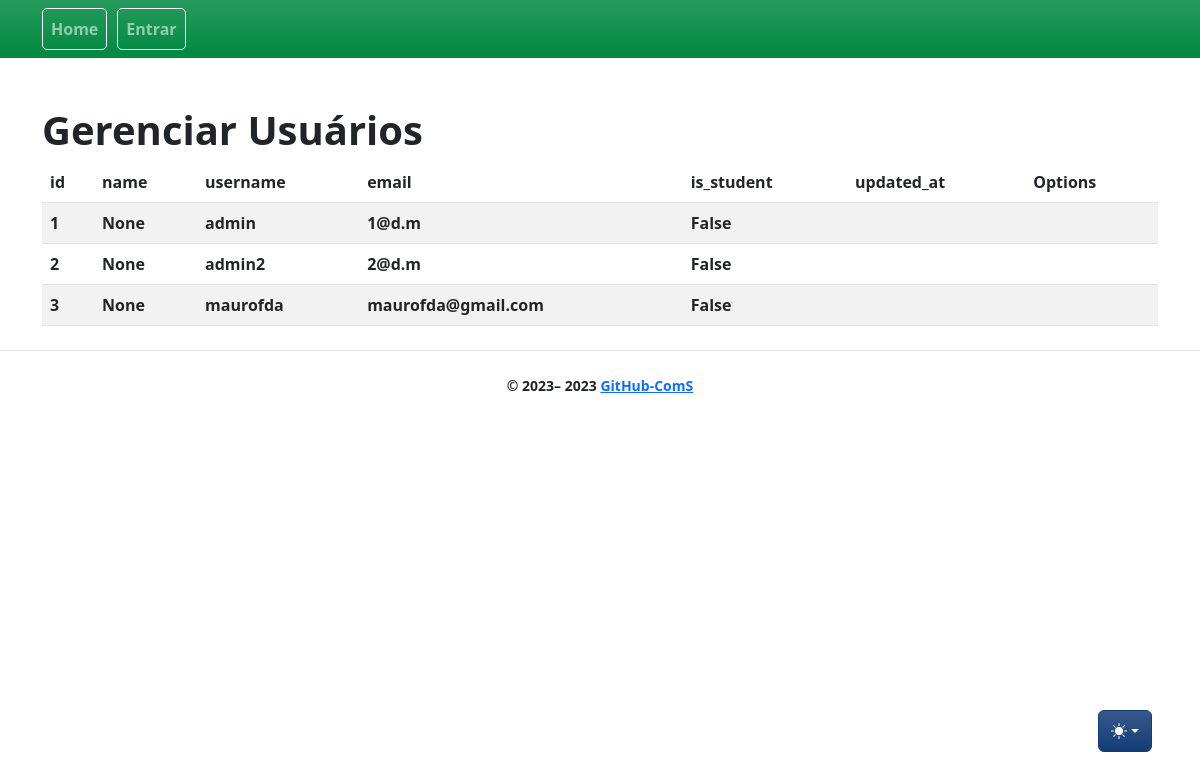
The app's page /users/, older data.
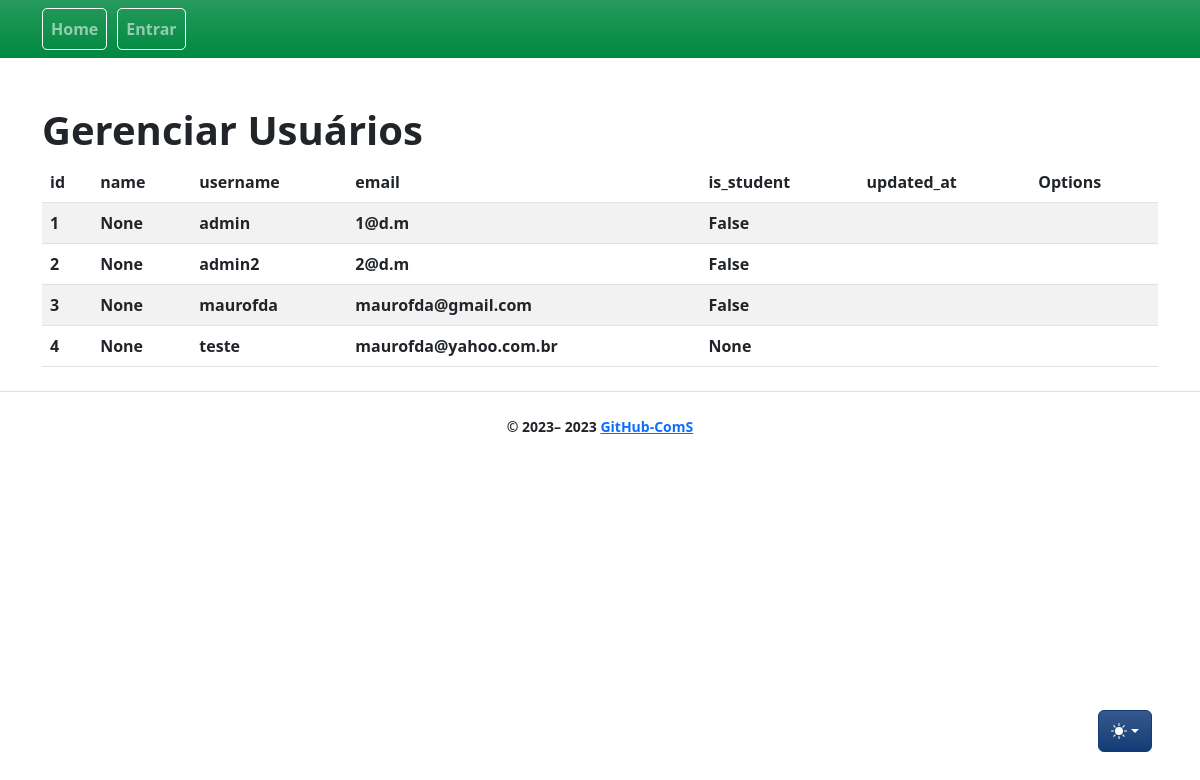
The same page, newer data.
### app/models/user.py (models this page shows, shortened)
class User(UserMixin, db.Model):
    __tablename__ = "user"
    id = db.Column(db.Integer, primary_key=True)
    name = db.Column(db.String, nullable=True)
    username = db.Column(db.String(80), unique=True, nullable=False)
    email = db.Column(db.String(120), unique=True, nullable=False)
    pwd = db.Column(db.String(300), nullable=False)
    is_student = db.Column(db.BOOLEAN)

### app/controllers/users_controllers.py (the view)
@bp.route("/", methods=["GET", "POST"])
def index():
    users = User.query.all()
    return render_template(_j.index, entities=users, **properties)

### app/templates/users/index.jinja2 (shortened to what this page needs)
{% extends "base.jinja2" %}
{% from 'bootstrap5/utils.html' import render_icon %}
{% from 'macros/component_confirm_modal.jinja2' import confirmModalMacro, confirmModalScript %}
{% block head %}
{{ super() }}
{% endblock %}
{% block content %}
<div class="table-wrapper">
    <div class="table-title">
        <div class="row">
            <div class="col-sm-6">
                <h1>Gerenciar {{title}}</h1>
            </div>
            <div class="col-sm-6">
            </div>
        </div>
    </div>
    <table class="table table-striped table-hover">
        <thead>
            <tr>
                {% for field in list_fields %}
                <th>{{ field }}</th>
                {% endfor %}
                <th>Options</th>
            </tr>
        </thead>
        <tbody>
            {% for entity in entities %}
            <tr>
                {% for field in list_fields %}
                <td>{{ entity[field] }}</td>
                {% endfor %}
                <td>
                    <a class="btn" href="{{ url_for('users.edit', id=entity.id) }}" data-toggle="tooltip"
                        data-placement="top" title="Tooltip on top"></a>
                    <a  href="#" class="btn clickForActionToConfirm" entity-id="{{entity.id}}" data-bs-toggle="modal"
                        data-bs-target="#modalConfirm" data-entity-reference="{{entity.username}}"
                        data-action="{{url_for('users.delete', id=entity.id)}}" data-action-text="delete" title="delete">
                    </a>
                </td>
            </tr>
            {% endfor %}
        </tbody>
    </table>
</div>
{% endblock %}

### app/templates/base.jinja2 (shortened to what this page needs)
{% from 'bootstrap5/utils.html' import render_messages %}
{% from 'bootstrap5/form.html' import render_form %}
{% from 'bootstrap5/nav.html' import render_nav_item, render_breadcrumb_item %}
<!doctype html>
<html lang="pt-BR" data-bs-theme="auto">
  <head>
    {% block head %}
    {% block styles %}
    {{ bootstrap.load_css() }}
    <link href="/static/css/bootstrap.min.css" rel="stylesheet" type="text/css">
    {% endblock %}
    {% endblock %}
  </head>
  <body >
    <nav style="background:#008940;" class="navbar navbar-dark navbar-expand-lg mb-5 fs-6 fw-semibold mobile-toggler bg-gradient" >
      <div class="container" >
        <div class="collapse navbar-collapse text-white nav-pills" id="navbarSupportedContent">
          <ul class="navbar-nav mr-auto">
            <div class="nav_bar_box" >
              {{ render_nav_item('main.index', 'Home') }}
            </div>
            {% if current_user.is_authenticated %}
            <div class="nav_bar_box">
              {{ render_nav_item('solicitations.index', 'Solicitações') }}
            </div>
            <div class="nav_bar_box">
              {{ render_nav_item ('auth.upload', 'Docs') }}
            </div>
          </ul>
        </div>
        <div>
          <ul class="navbar-nav collapse navbar-collapse mr-auto " id="navbarSupportedContent">
            <form class="d-flex" role="search">
              <input class="form-control form-control me-1 bg-221259 container-fluid" type="search"
                placeholder="Filtrar" aria-label="Search" id="filter">
              <button class="btn btn-outline-light me-5" type="submit">Buscar</button>
            </form>
          </ul>
        </div>
        <div>
          <ul class="navbar-nav collapse navbar-collapse me-0" id="navbarSupportedContent">
            <div class="nav_bar_box ms-0">
              {{ render_nav_item('auth.profile', (current_user.username|upper)) }}
            </div>
            <div class="nav_bar_box ml-2">
              {{ render_nav_item('auth.logout', 'Sair') }}
            </div>
            {% elif not current_user.is_authenticated %}
            <div class="nav_bar_box">
              {{ render_nav_item('auth.login', 'Entrar') }}
            </div>
            {% endif %}
          </ul>
        </div>
      </div>
    </nav>
    <div class="dropdown position-fixed bottom-0 end-0 mb-5 me-5 bd-mode-toggle">
      <button class="btn btn-bd-primary py-2 dropdown-toggle d-flex align-items-center bg-gradient" id="bd-theme"
        type="button" title="Toggle theme" aria-expanded="false" data-bs-toggle="dropdown"
        aria-label="Toggle theme(auto)">
        <svg class="bi my-1 theme-icon-active" width="1em" height="1em" title="color mode">
          <use href="#circle-half"></use>
        </svg>
      </button>
    </div>
    <main class="container">
      {% block content %}
      {% endblock %}
    </main>
    <footer class="text-center">
      {% block footer %}
      <div class="d-flex flex-column flex-sm-row justify-content-center py-4 my-4 border-top">
        <small> &copy; 2023–
          <script>document.write(new Date().getFullYear())</script> <a
            href="https://github.com/mauro-fernandes/ComS-rottenpotatoes">GitHub-ComS</a>
        </small>
      </div>
      {% endblock %}
    </footer>
  </body>
</html>

### app/templates/base.jinja2 (style rules this page uses)
.nav_bar_box { background-color: transparent; color: #ffffff; padding: 0px; border-radius: 5px; border: 1px solid #ffffff; width: auto; height: 2.6rem; margin-right: 10px; }
.bi { vertical-align: -.125em; fill: currentColor; }
.btn-bd-primary { --bd-violet-bg: hsl(215, 73%, 27%); --bd-violet-rgb: 112.520718, 44.062154, 249.437846; --bs-btn-font-weight: 600; --bs-btn-color: var(--bs-white); --bs-btn-bg: var(--bd-violet-bg); --bs-btn-border-color: var(--bd-violet-bg); --bs-btn-hover-color: var(--bs-white); --bs-btn-hover-bg: hsl(215, 85%, 37%); --bs-btn-hover-border-color: hsl(215, 75%, 52%); --bs-btn-focus-shadow-rgb: var(--bd-violet-rgb); --bs-btn-active-color: var(--bs-btn-hover-color); --bs-btn-active-bg: hsl(215, 70%, 46%); --bs-btn-active-border-color: hsl(234, 70%, 46%); }
.bd-mode-toggle { z-index: 1500; }

Row changes from the older to the newer data that the page shows:
added User: id "4" "None" "teste" "maurofda@yahoo.com.br" "None"
